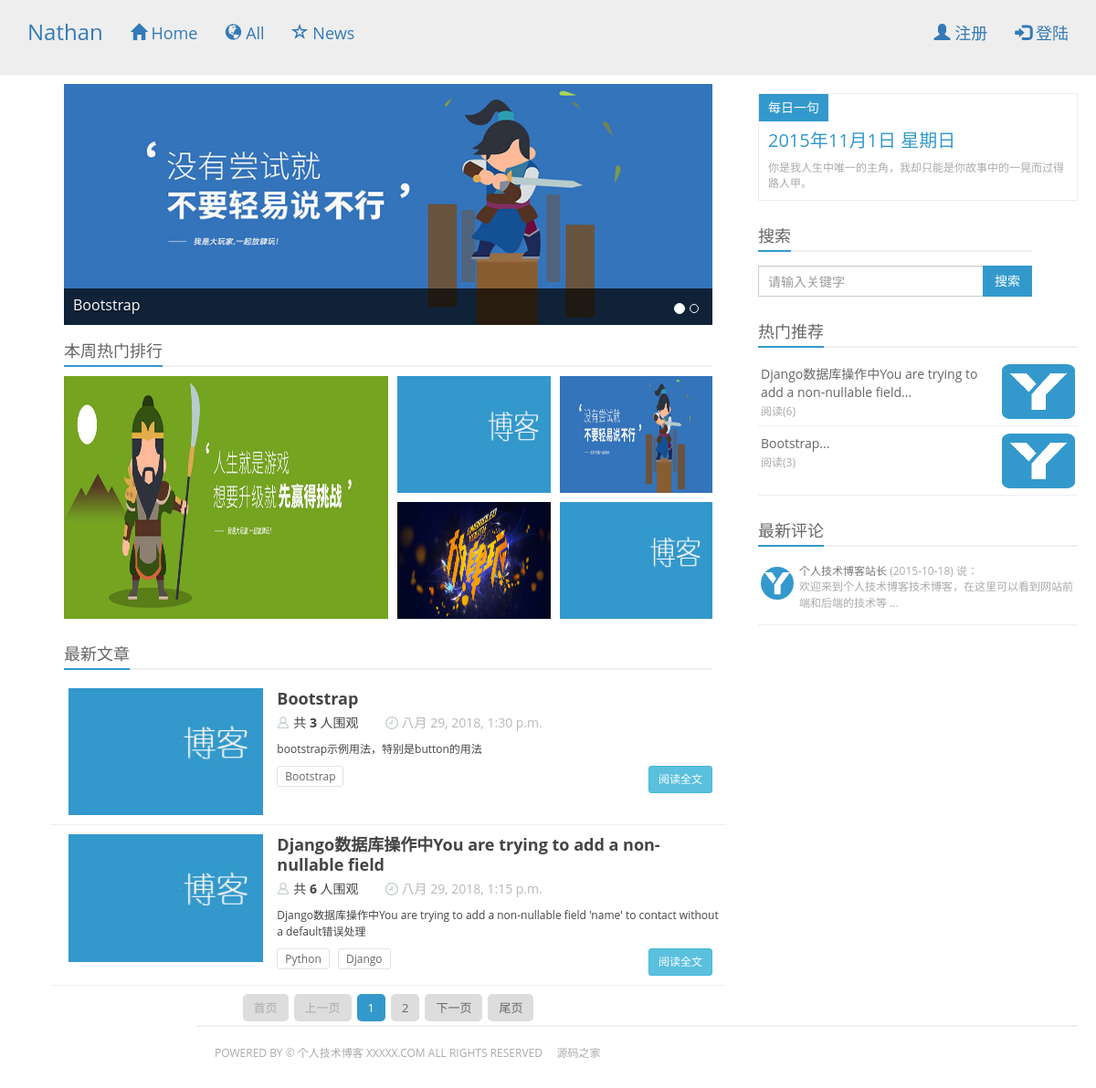
The page / on the database its author committed.
### blog/models.py (models this page shows, shortened)
class Carousel(models.Model):
    title = models.CharField(max_length=100,verbose_name=u'标题')
    summary = models.TextField(blank=True,null=True,verbose_name=u'摘要')
    img = models.CharField(max_length=200,verbose_name=u'轮播图片',default='/static/img/carousel/img1.jpg')
    create_time = models.DateTimeField(u'创建时间',auto_now_add=True)
    article = models.ForeignKey(Article,null=True)
    class Meta:
        verbose_name_plural = verbose_name = u'轮播'
        ordering = ['-create_time']
        app_label = string_with_title('blog',u'博客管理')

class Article(models.Model):
    author = models.ForeignKey(User)
    title = models.CharField(max_length=100)
    content = RichTextField()
    summary = models.TextField(verbose_name=u'摘要')
    view_counter = models.IntegerField(default=0)
    zan_counter = models.IntegerField(default=0)
    tags = models.CharField(max_length=200,null=True,blank=True,
                            verbose_name=u'标签',help_text=u'用逗号分割')
    create_time = models.DateTimeField(u'创建时间',auto_now_add=True)
    def get_tags(self):
        tag_list = self.tags.split(',')
        while '' in tag_list:
            tag_list.remove('')
        return tag_list
    class Meta:
        ordering = ['-create_time',]
    def __unicode__(self):
        return self.title
    __str__ = __unicode__

### blog/views.py (the view)
# urls.py: url(r'^$',IndexView.as_view(),name='index-view'),
class IndexView(BaseMixin, ListView):
    template_name = 'blog/index.html'
    def get_context_data(self,**kwargs):
        kwargs['carousel_page_list'] = Carousel.objects.all()
        return super(IndexView,self).get_context_data(**kwargs)
    def get_queryset(self):
        article_list = Article.objects.all()
        return article_list

### blog/views.py (called while the page is built)
    def get_context_data(self,*args,**kwargs):
        context = super(BaseMixin,self).get_context_data(**kwargs)
        try:
            context['website_title'] = settings.WEBSITE_TITLE
            context['hot_article_list'] = Article.objects.order_by("-view_counter")[0:10]
        except Exception as e:
            print("load basic error")
        return context

### blog/templates/blog/index.html (shortened to what this page needs)
{% extends "./base.html" %}
{% block content%}
<div class="content-wrap">
  <div class="content">
      {% include "./include/carousel.html"%}
      <div class="content-block hot-content hidden-xs">
        <h2 class="title"><strong>本周热门排行</strong></h2>
        <ul>
          <li class="large"><a href="content.html" target="_blank"><img src="static/img/carousel/img3.jpg" alt="">
            </a></li>
          <li><a href="content.html" target="_blank"><img src="static/img/logo.jpg" alt="">
            </a></li>
          <li><a href="content.html" target="_blank"><img src="static/img/carousel/img2.jpg" alt="">
            </a></li>
          <li><a href="content.html" target="_blank"><img src="static/img/carousel/img1.jpg" alt="">
            </a></li>
          <li><a href="content.html" target="_blank"><img src="static/img/logo.jpg" alt="">
            </a></li>
        </ul>
      </div>
      <div class="content-block new-content">
        <h2 class="title"><strong>最新文章</strong></h2>
        {% include "./include/new_article.html"%}
        <div class="quotes" style="margin-top:15px"><span class="disabled">首页</span><span class="disabled">上一页</span><span class="current">1</span><a href="">2</a><a href="">下一页</a><a href="">尾页</a></div>
      </div>
    </div>
</div>
{% include "./include/aside_bar.html" %}
{% endblock%}

### blog/templates/blog/base.html (shortened to what this page needs)
<!DOCTYPE html>
<html>
<head>
	<link href="/static/bootstrap/css/bootstrap.css" type="text/css" rel="stylesheet">
	<link href="/static/css/style.css" type="text/css" rel="stylesheet">
	<link href="/static/css/nprogress.css" type="text/css" rel="stylesheet">
</head>
<body>
    {% include "./include/nav.html" %}
	<section class="mycontainer user-select">
        {% block content%} {% endblock%}
		<footer class="footer">POWERED BY &copy;
            <a href="#">个人技术博客 XXXXX.COM</a> ALL RIGHTS RESERVED &nbsp;&nbsp;&nbsp;
            <span><a href="http://www.mycodes.net/" target="_blank">源码之家</a></span>
        </footer>
	</section>
</body>
</html>

### blog/templates/blog/include/nav.html (shortened to what this page needs)
{% url 'index-view' as index_url %}
<nav class="navbar nav-deafult navbar-static-top header" role="navigation">
    <div class="container">
        <div class="navbar-header">
            <a class="navbar-brand logo" href="#">Nathan</a>
        </div>
        <div id="navbar" class="navbar-collapse collapse">
            <ul class="nav navbar-nav">
                <li class="active"><a href="{{index_url}}">
                    <span class="glyphicon glyphicon-home"></span> Home</a>
                </li>
                <li><a href="#about">
                    <span class="glyphicon glyphicon-globe"></span> All</a>
                </li>
                <li><a href="#contact">
                    <span class="glyphicon glyphicon-star-empty"></span> News</a>
            </ul>
            <ul class="nav navbar-nav navbar-right">
                <li><a href="#"><span class="glyphicon glyphicon-user"></span> 注册</a></li>
                <li><a href="#"><span class="glyphicon glyphicon-log-in"></span> 登陆 </a></li>
            </ul>
        </div>
    </div>
</nav>

### blog/templates/blog/include/carousel.html (shortened to what this page needs)
<div id="carousel-example-generic" class="carousel slide" data-ride="carousel">
    <ol class="carousel-indicators">
        {% for carousel_page in carousel_page_list%}
            {% if forloop.first %}
              <li data-target="#carousel-example-generic" data-slide-to="0" class="active"></li>
            {% else %}
              <li data-target="#carousel-example-generic" data-slide-to="{{forloop.counter0}}"></li>
            {% endif %}
        {% endfor%}
    </ol>
    <div class="carousel-inner" role="listbox">
        {% for carousel_page in carousel_page_list %}
            {% if forloop.first %}
                <div class="item active">
                    <a href="{%url 'article-detail-view' carousel_page.article.id %}" target="_blank">
                        <img src="{{ carousel_page.img}}" alt="" />
                    </a>
                    <div class="carousel-caption">{{carousel_page.title}}
                    </div>
                    <span class="carousel-bg"></span>
                </div>
            {% endif %}
        {% endfor %}
    </div>
</div>

### blog/templates/blog/include/new_article.html
<div class="row">
    {% for new_article in article_list %}
        <div class="news-list">
        <div class="news-img col-xs-5 col-sm-5 col-md-4"> <a target="_blank" href=""><img src="static/img/logo.jpg" alt=""> </a> </div>
        <div class="news-info col-xs-7 col-sm-7 col-md-8">
          <dl>
            <dt> <a href="{%url 'article-detail-view' new_article.id %}" target="_blank" > {{ new_article.title }} </a> </dt>
            <dd><span class="name">共 <strong>{{new_article.view_counter }}</strong> 人围观</span>
                <span class="identity"></span> <span class="time"> {{ new_article.create_time }} </span></dd>
            <dd class="text">{{ new_article.summary }}</dd>
          </dl>
          <div class="news_bot col-sm-7 col-md-8">
              <span class="tags visible-lg visible-md">
                  {% for tag in new_article.get_tags %}
                      <a href="">{{ tag }}</a>
                  {% endfor %}
              </span>
              <span class="look"><a href="{%url 'article-detail-view' new_article.id %}">
                  <button type="button" class="btn btn-sm btn-info">阅读全文</button></a>
              </span>
          </div>
        </div>
        </div>
    {% endfor %}
</div>

### blog/templates/blog/include/aside_bar.html
<aside class="sidebar visible-lg">
    <div class="sentence"> <strong>每日一句</strong>
        <h2>2015年11月1日 星期日</h2>
        <p>你是我人生中唯一的主角，我却只能是你故事中的一晃而过得路人甲。</p>
    </div>
    <div id="search" class="sidebar-block search" role="search">
        <h2 class="title"><strong>搜索</strong></h2>
        <form class="navbar-form" action="search.php" method="post">
            <div class="input-group">
                <input type="text" class="form-control" size="35" placeholder="请输入关键字">
                <span class="input-group-btn">
                    <button class="btn btn-default btn-search" type="submit">搜索</button>
                </span>
            </div>
        </form>
    </div>
    <div class="sidebar-block recommend">
        <h2 class="title"><strong>热门推荐</strong></h2>
        <ul>
            {% for h_article in hot_article_list %}
                <li><a target="_blank" href="">
                    <span class="thumb"><img src="static/img/icon/icon.png" alt=""></span>
                    <span class="text">{{h_article.title }}...</span>
                    <span class="text-muted">阅读({{h_article.view_counter }})</span>
                </a></li>
            {% endfor %}
        </ul>
    </div>
    <div class="sidebar-block comment">
        <h2 class="title"><strong>最新评论</strong></h2>
        <ul>
            <li data-toggle="tooltip" data-placement="top" title="站长的评论">
                <a target="_blank" href="">
                    <span class="face"><img src="static/img/icon/icon.png" alt=""></span>
                    <span class="text"><strong>个人技术博客站长</strong> (2015-10-18) 说：<br />
                        欢迎来到个人技术博客技术博客，在这里可以看到网站前端和后端的技术等 ...</span>
                </a>
            </li>
        </ul>
    </div>
</aside>

### rows shown on the page
Carousel: img (picture), title "Bootstrap"
Article: title "Bootstrap", view_counter "3", create_time "八月 29, 2018, 1:30 p.m.", summary "bootstrap示例用法，特别是button的用法", get_tags "Bootstrap"
Article: title "Django数据库操作中You are trying to add a non-nullable field", view_counter "6", create_time "八月 29, 2018, 1:15 p.m.", summary "Django数据库操作中You are trying to add a non-nullable field 'name' to contact without a default错误处理", get_tags "Python" "Django"
